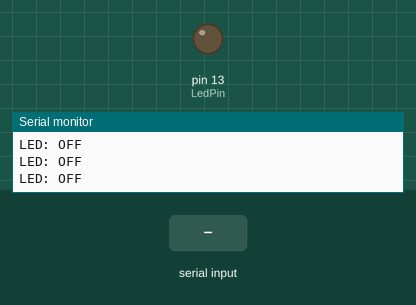
This sketch was run on a simulated Arduino Uno, built with avr-gcc and run on an emulated ATmega328P. Shown: output pins drawn as LEDs (lit = HIGH), the last lines printed to the serial monitor. The test bench sets the inputs (shaded band).

Above: at 1.2 s.
1.3 s: "1" received over Serial
At 1.7 s:
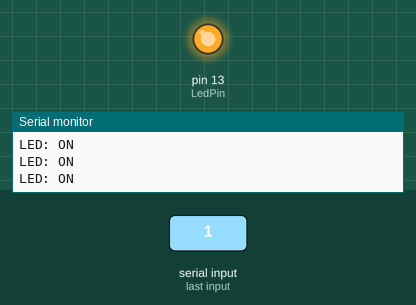
2.8 s: "0" received over Serial
At 4.0 s:
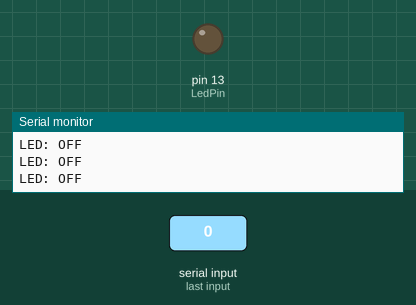
Timing chart, 0 to 5.8 s (numbered marks = the images above; inputs shaded):
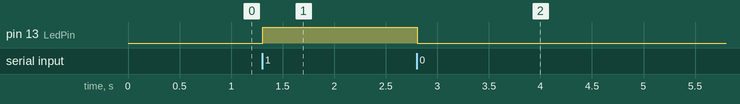

Measured:
- after the input at 1.3 s, pin 13 (LedPin): LOW → HIGH at once
- after the input at 2.8 s, pin 13 (LedPin): HIGH → LOW at once

The sketch:

sketch_jan23a.ino
```cpp
#define LedPin 13
char state = '0';
void setup(){
  pinMode(LedPin, OUTPUT);
  digitalWrite(LedPin, LOW);
  Serial.begin(9600); //defult communication rate ot BT model
}

void loop() {
  if(Serial.available()>0){  //check data
    state = Serial.read();   //and read it
  }
if(state == '0'){
  digitalWrite(LedPin,LOW);  //led off
  Serial.println("LED: OFF");  //send to phone "LED: OFF"
}
else if (state == '1'){
  digitalWrite(LedPin,HIGH);  // led on
  Serial.println("LED: ON");  //send "LED: ON"
}
}
```
